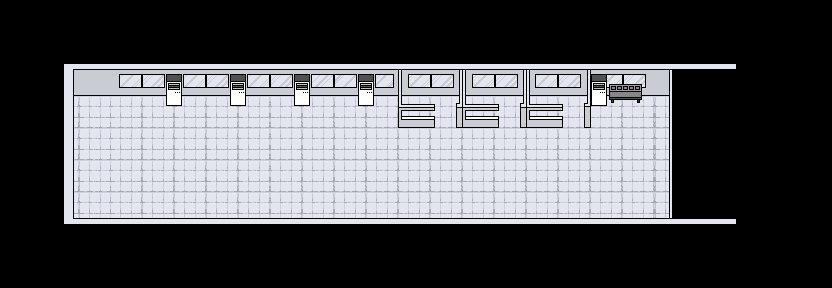

A level layout from a 2D game, rendered from its tile map. Below: a short description, then the map file with its tile-grid data intact:
An orthogonal 26x9 tile map with 32x32 px tiles, 1 tile layer (Tile Layer 1) and 6 objects.

<map version="1.10" tiledversion="1.11.2" orientation="orthogonal" renderorder="right-down" width="26" height="9" tilewidth="32" tileheight="32" infinite="0" nextlayerid="5" nextobjectid="8">
 <tileset firstgid="1" source="canteenldc.tsx" />
 <layer id="1" name="Tile Layer 1" width="26" height="9">
  <data encoding="csv">
0,0,0,0,0,0,0,0,0,0,0,0,0,0,0,0,0,0,0,0,0,0,0,0,0,0,
0,0,0,0,0,0,0,0,0,0,0,0,0,0,0,0,0,0,0,0,0,0,0,0,0,0,
0,0,1,2,3,4,5,6,7,8,9,10,11,12,13,14,15,16,17,18,19,20,21,0,0,0,
0,0,22,23,24,25,26,27,28,29,30,31,32,33,34,35,36,37,38,39,40,41,42,0,0,0,
0,0,43,44,45,46,47,48,49,50,51,52,53,54,55,56,57,58,59,60,61,62,63,0,0,0,
0,0,64,65,66,67,68,69,70,71,72,73,74,75,76,77,78,79,80,81,82,83,84,0,0,0,
0,0,85,86,87,88,89,90,91,92,93,94,95,96,97,98,99,100,101,102,103,104,105,0,0,0,
0,0,0,0,0,0,0,0,0,0,0,0,0,0,0,0,0,0,0,0,0,0,0,0,0,0,
0,0,0,0,0,0,0,0,0,0,0,0,0,0,0,0,0,0,0,0,0,0,0,0,0,0
</data>
 </layer>
 <objectgroup id="2" name="Collisions">
  <object id="1" x="27" y="52" width="32" height="181" />
  <object id="2" x="28" y="229" width="737" height="32" />
  <object id="3" x="736" y="64" width="32" height="192" />
  <object id="5" x="683" y="66" width="55" height="156" />
  <object id="6" x="28" y="27" width="740" height="32" />
 </objectgroup>
 <objectgroup id="4" name="out">
  <object id="7" x="614.975" y="217.961" width="56.7731" height="10.3224" />
 </objectgroup>
</map>
